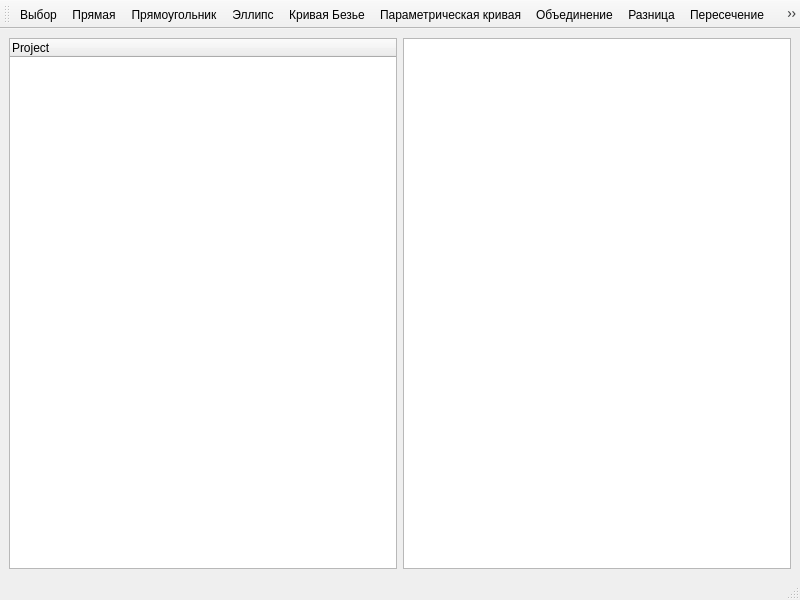
<?xml version="1.0" encoding="UTF-8"?>
<ui version="4.0">
 <class>MainWindow</class>
 <widget class="QMainWindow" name="MainWindow">
  <property name="geometry">
   <rect>
    <x>0</x>
    <y>0</y>
    <width>800</width>
    <height>600</height>
   </rect>
  </property>
  <property name="windowTitle">
   <string>MainWindow</string>
  </property>
  <widget class="QWidget" name="centralwidget">
   <layout class="QHBoxLayout" name="horizontalLayout">
    <item>
     <widget class="QTreeWidget" name="projectTree">
      <column>
       <property name="text">
        <string>Project</string>
       </property>
      </column>
     </widget>
    </item>
    <item>
     <layout class="QVBoxLayout" name="verticalLayout">
      <item>
       <widget class="GraphicsView" name="graphicsView"/>
      </item>
      <item>
       <layout class="QHBoxLayout" name="propertiesLayout"/>
      </item>
     </layout>
    </item>
   </layout>
  </widget>
  <widget class="QMenuBar" name="menubar">
   <property name="geometry">
    <rect>
     <x>0</x>
     <y>0</y>
     <width>800</width>
     <height>22</height>
    </rect>
   </property>
  </widget>
  <widget class="QStatusBar" name="statusbar"/>
  <widget class="QToolBar" name="mainToolBar">
   <property name="windowTitle">
    <string>Tools</string>
   </property>
   <attribute name="toolBarArea">
    <enum>TopToolBarArea</enum>
   </attribute>
   <attribute name="toolBarBreak">
    <bool>false</bool>
   </attribute>
   <addaction name="actionSelect"/>
<!--   <addaction name="actionDrawLine"/>-->
   <addaction name="actionDrawLineByParams"/>
<!--   <addaction name="actionDrawRect"/>-->
   <addaction name="actionDrawRectByParams"/>
<!--   <addaction name="actionDrawCircle"/>-->
   <addaction name="actionDrawCircleByParams"/>
<!--   <addaction name="actionDrawCurve"/>-->
   <addaction name="actionDrawCurveByParams"/>
   <addaction name="actionDrawParametric"/>
   <addaction name="actionUnion"/>
   <addaction name="actionDifference"/>
   <addaction name="actionIntersection"/>
   <addaction name="actionMirror"/>
  </widget>
  <action name="actionSelect">
   <property name="text">
    <string>Выбор</string>
   </property>
  </action>
<!--  <action name="actionDrawLine">-->
<!--   <property name="text">-->
<!--    <string>Draw Line (Mouse)</string>-->
<!--   </property>-->
<!--  </action>-->
  <action name="actionDrawLineByParams">
   <property name="text">
    <string>Прямая</string>
   </property>
  </action>
<!--  <action name="actionDrawRect">-->
<!--   <property name="text">-->
<!--    <string>Draw Rectangle (Mouse)</string>-->
<!--   </property>-->
<!--  </action>-->
  <action name="actionDrawRectByParams">
   <property name="text">
    <string>Прямоугольник</string>
   </property>
  </action>
<!--  <action name="actionDrawCircle">-->
<!--   <property name="text">-->
<!--    <string>Draw Circle (Mouse)</string>-->
<!--   </property>-->
<!--  </action>-->
  <action name="actionDrawCircleByParams">
   <property name="text">
    <string>Эллипс</string>
   </property>
  </action>
<!--  <action name="actionDrawCurve">-->
<!--   <property name="text">-->
<!--    <string>Draw Curve (Mouse)</string>-->
<!--   </property>-->
<!--  </action>-->
  <action name="actionDrawCurveByParams">
   <property name="text">
    <string>Кривая Безье</string>
   </property>
  </action>
  <action name="actionDrawParametric">
   <property name="text">
    <string>Параметрическая кривая</string>
   </property>
  </action>
  <action name="actionUnion">
    <property name="text">
     <string>Объединение</string>
    </property>
   </action>
   <action name="actionDifference">
    <property name="text">
     <string>Разница</string>
    </property>
   </action>
   <action name="actionIntersection">
    <property name="text">
     <string>Пересечение</string>
    </property>
   </action>
   <action name="actionMirror">
    <property name="text">
     <string>Отражение</string>
    </property>
   </action>
 </widget>
 <customwidgets>
  <customwidget>
   <class>GraphicsView</class>
   <extends>QGraphicsView</extends>
   <header>src.graphics_view</header>
  </customwidget>
 </customwidgets>
 <resources/>
 <connections/>
</ui>
